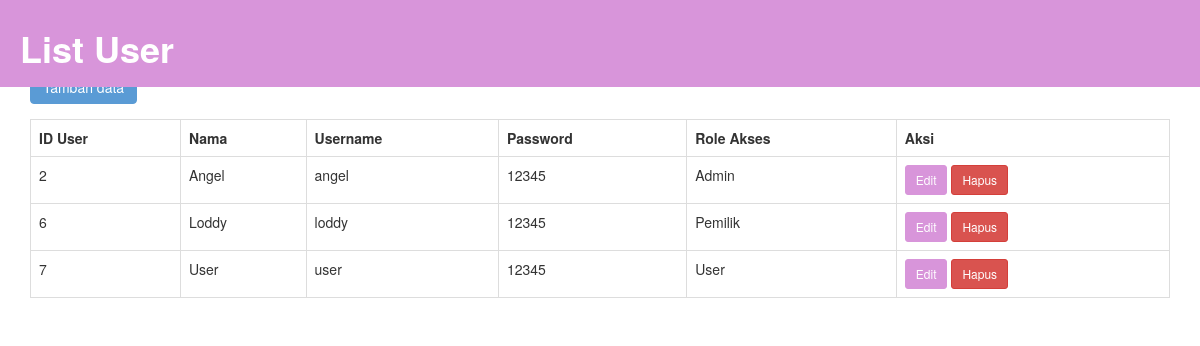
The page /user.php (signed in) on the database its author committed.
### tables this page shows
CREATE TABLE `user` (
  `id_user` int(11) NOT NULL,
  `nama` varchar(50) NOT NULL,
  `username` varchar(50) NOT NULL,
  `password` varchar(50) NOT NULL,
  `role_id` int(11) NOT NULL
);

CREATE TABLE `role` (
  `id_role` int(11) NOT NULL,
  `nama` varchar(50) NOT NULL
);

### user.php (the view, shortened to what this page needs)
<?php
include 'config1.php';
$view = $dbconnect->query("SELECT user.*, role.nama AS nama_role FROM user INNER JOIN role ON user.role_id = role.id_role");
?>
<!DOCTYPE html>
<html>
<head>
    <link rel="stylesheet" href="https://cdn.jsdelivr.net/npm/bootstrap@3.3.7/dist/css/bootstrap.min.css">
</head>
<body>
    <div class="container">
        <div class="header">
            <h1><strong>List User</strong></h1>
        </div>
        <div class="form-group">
        <a href="user_add.php" class="btn btn-custom1">Tambah data</a>
        </div>
        <table class="table table-bordered">
            <tr>
                <th>ID User</th>
                <th>Nama</th>
                <th>Username</th>
                <th>Password</th>
                <th>Role Akses</th>
                <th>Aksi</th>
            </tr>
            <?php while ($row = $view->fetch_array()) { ?>
            <tr>
                <td><?= $row['id_user'] ?></td>
                <td><?= $row['nama'] ?></td>
                <td><?= $row['username'] ?></td>
                <td><?= $row['password'] ?></td>
                <td><?= $row['nama_role'] ?></td>
                <td>
                    <a href="user_edit.php?id=<?= $row['id_user'] ?>" class="btn btn-custom btn-sm">Edit</a>
                    <a href="user_hapus.php?id=<?= $row['id_user'] ?>" class="btn btn-danger btn-sm" onclick="return confirm('Apakah anda yakin menghapus?')">Hapus</a>
                </td>
            </tr>
            <?php } ?>
        </table>
    </div>
</body>
</html>

### user.php (style rules this page uses)
.header { display: flex; align-items: center; justify-content: flex-start; padding: 8px 20px; background: #d895da; color: white; width: 100%; position: fixed; top: 0; left: 0; z-index: 1000; }
.container { margin-top: 70px; }
.btn-custom { background-color: #d895da; border-color: #d895da; color: #fff; }
.btn-custom1 { background-color: #5a9bd5; border-color: #5a9bd5; color: #fff; }

### rows shown on the page
user: id_user "2", nama "Angel", username "angel", password "12345", role.nama "Admin"
user: id_user "6", nama "Loddy", username "loddy", password "12345", role.nama "Pemilik"
user: id_user "7", nama "User", username "user", password "12345", role.nama "User"
